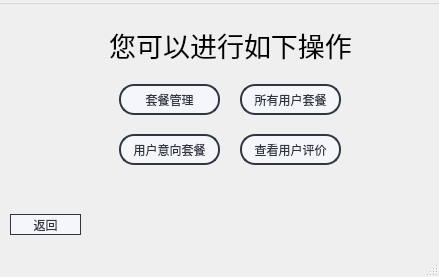
<?xml version="1.0" encoding="UTF-8"?>
<ui version="4.0">
 <class>admin_main</class>
 <widget class="QMainWindow" name="admin_main">
  <property name="geometry">
   <rect>
    <x>0</x>
    <y>0</y>
    <width>439</width>
    <height>277</height>
   </rect>
  </property>
  <property name="windowTitle">
   <string>管理员主菜单</string>
  </property>
  <widget class="QWidget" name="centralwidget">
   <widget class="QLabel" name="label">
    <property name="geometry">
     <rect>
      <x>110</x>
      <y>20</y>
      <width>241</width>
      <height>41</height>
     </rect>
    </property>
    <property name="font">
     <font>
      <pointsize>20</pointsize>
     </font>
    </property>
    <property name="styleSheet">
     <string notr="true">color: rgb(0, 0, 0);</string>
    </property>
    <property name="text">
     <string>您可以进行如下操作</string>
    </property>
    <property name="alignment">
     <set>Qt::AlignCenter</set>
    </property>
   </widget>
   <widget class="QPushButton" name="pushButton_plan">
    <property name="geometry">
     <rect>
      <x>119</x>
      <y>80</y>
      <width>101</width>
      <height>31</height>
     </rect>
    </property>
    <property name="styleSheet">
     <string notr="true">QPushButton{
	font: 10pt &quot;微软雅黑&quot;;
    color: #2f3640;
    background-color: #f5f6fa;
    border-color: #2f3640;
    border-radius: 15px;
    border-style: solid;
    border-width: 2px;
    padding: 5px;
}

/**鼠标停留在按钮上的样式**/
QPushButton::hover{	
    color: #FFFFFF;
    background-color: #718093;
    border-color: #2f3640;
}

/**鼠标按压下去的样式**/
QPushButton::pressed,QPushButton::checked{
    color: #FFFFFF;
    background-color: qlineargradient(spread:pad, x1:0, y1:0, x2:0, y2:1, stop:0 #273c75, stop:1 #487eb0);
}</string>
    </property>
    <property name="text">
     <string>套餐管理</string>
    </property>
   </widget>
   <widget class="QPushButton" name="pushButton_back">
    <property name="geometry">
     <rect>
      <x>10</x>
      <y>210</y>
      <width>71</width>
      <height>21</height>
     </rect>
    </property>
    <property name="styleSheet">
     <string notr="true">QPushButton{
	font: 10pt &quot;微软雅黑&quot;;
    color: #2f3640;
    background-color: #f5f6fa;
    border-color: #2f3640;
    border-radius: 12px;
    border-style: solid;
    border-width: 1px;
    padding: 3px;
}

/**鼠标停留在按钮上的样式**/
QPushButton::hover{	
    color: #FFFFFF;
    background-color: #718093;
    border-color: #2f3640;
}

/**鼠标按压下去的样式**/
QPushButton::pressed,QPushButton::checked{
    color: #FFFFFF;
    background-color: qlineargradient(spread:pad, x1:0, y1:0, x2:0, y2:1, stop:0 #273c75, stop:1 #487eb0);
}</string>
    </property>
    <property name="text">
     <string>返回</string>
    </property>
   </widget>
   <widget class="QPushButton" name="pushButton_user_plan">
    <property name="geometry">
     <rect>
      <x>240</x>
      <y>80</y>
      <width>101</width>
      <height>31</height>
     </rect>
    </property>
    <property name="styleSheet">
     <string notr="true">QPushButton{
	font: 10pt &quot;微软雅黑&quot;;
    color: #2f3640;
    background-color: #f5f6fa;
    border-color: #2f3640;
    border-radius: 15px;
    border-style: solid;
    border-width: 2px;
    padding: 5px;
}

/**鼠标停留在按钮上的样式**/
QPushButton::hover{	
    color: #FFFFFF;
    background-color: #718093;
    border-color: #2f3640;
}

/**鼠标按压下去的样式**/
QPushButton::pressed,QPushButton::checked{
    color: #FFFFFF;
    background-color: qlineargradient(spread:pad, x1:0, y1:0, x2:0, y2:1, stop:0 #273c75, stop:1 #487eb0);
}</string>
    </property>
    <property name="text">
     <string>所有用户套餐</string>
    </property>
   </widget>
   <widget class="QPushButton" name="pushButton_wanted">
    <property name="geometry">
     <rect>
      <x>119</x>
      <y>130</y>
      <width>101</width>
      <height>31</height>
     </rect>
    </property>
    <property name="styleSheet">
     <string notr="true">QPushButton{
	font: 10pt &quot;微软雅黑&quot;;
    color: #2f3640;
    background-color: #f5f6fa;
    border-color: #2f3640;
    border-radius: 15px;
    border-style: solid;
    border-width: 2px;
    padding: 5px;
}

/**鼠标停留在按钮上的样式**/
QPushButton::hover{	
    color: #FFFFFF;
    background-color: #718093;
    border-color: #2f3640;
}

/**鼠标按压下去的样式**/
QPushButton::pressed,QPushButton::checked{
    color: #FFFFFF;
    background-color: qlineargradient(spread:pad, x1:0, y1:0, x2:0, y2:1, stop:0 #273c75, stop:1 #487eb0);
}</string>
    </property>
    <property name="text">
     <string>用户意向套餐</string>
    </property>
   </widget>
   <widget class="QLabel" name="logo">
    <property name="geometry">
     <rect>
      <x>0</x>
      <y>0</y>
      <width>101</width>
      <height>51</height>
     </rect>
    </property>
    <property name="styleSheet">
     <string notr="true">
border-image: url(:/new_logo.png);</string>
    </property>
    <property name="text">
     <string/>
    </property>
   </widget>
   <widget class="QPushButton" name="pushButton_wanted_2">
    <property name="geometry">
     <rect>
      <x>240</x>
      <y>130</y>
      <width>101</width>
      <height>31</height>
     </rect>
    </property>
    <property name="styleSheet">
     <string notr="true">QPushButton{
	font: 10pt &quot;微软雅黑&quot;;
    color: #2f3640;
    background-color: #f5f6fa;
    border-color: #2f3640;
    border-radius: 15px;
    border-style: solid;
    border-width: 2px;
    padding: 5px;
}

/**鼠标停留在按钮上的样式**/
QPushButton::hover{	
    color: #FFFFFF;
    background-color: #718093;
    border-color: #2f3640;
}

/**鼠标按压下去的样式**/
QPushButton::pressed,QPushButton::checked{
    color: #FFFFFF;
    background-color: qlineargradient(spread:pad, x1:0, y1:0, x2:0, y2:1, stop:0 #273c75, stop:1 #487eb0);
}</string>
    </property>
    <property name="text">
     <string>查看用户评价</string>
    </property>
   </widget>
  </widget>
  <widget class="QMenuBar" name="menubar">
   <property name="geometry">
    <rect>
     <x>0</x>
     <y>0</y>
     <width>439</width>
     <height>17</height>
    </rect>
   </property>
   <widget class="QMenu" name="menu">
    <property name="title">
     <string/>
    </property>
   </widget>
   <addaction name="menu"/>
  </widget>
  <widget class="QStatusBar" name="statusbar"/>
 </widget>
 <resources/>
 <connections/>
</ui>
